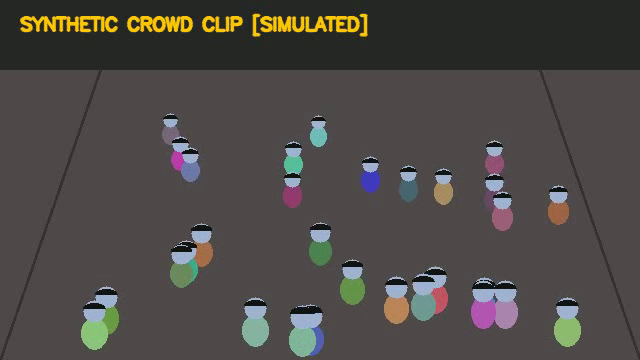
#> input picture frame 4 of crowdwatch/data/sample_crowd.mp4, 640 x 360 px, given in place of _queue_evening_shot_tear_temple_Free_Video_Stock_Footage.mp4, which was not available
$ python analyze_blobs.py
#> lines starting #> are read from the running program, lines starting #| are printed output that depends on the picture; after the words box and inside, x2 and y2 are one past the last pixel; in counts of white or black regions, pixels touching at a corner belong together; pictures that were not available may be replaced by others from this repository, and a replacement may not be noted
import cv2
import numpy as np

video_path = "data/uploads/4k_video_Crowd_waiting_to_get_into_queue_evening_shot_tear_temple_Free_Video_Stock_Footage.mp4"
cap = cv2.VideoCapture(video_path)
ret, frame = cap.read()
#> frame is the input picture: shape (360, 640, 3); mean B, G, R 69.9, 73.4, 76.7
cap.release()

h, w = frame.shape[:2]
#> h = 360; w = 640
gray = cv2.cvtColor(frame, cv2.COLOR_BGR2GRAY)
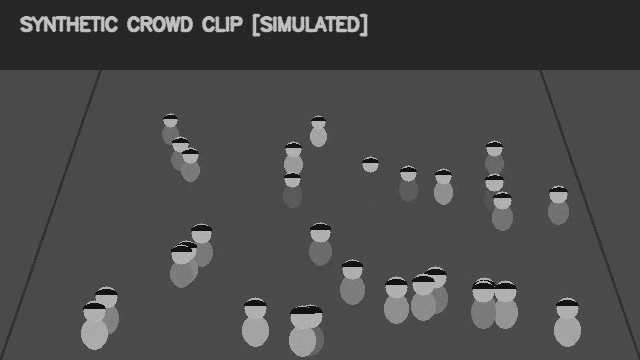
#> gray: shape (360, 640); min 8, max 205, mean 73.7

# Current logic in clip_ebc.py
k_size = max(11, int(min(h, w) * 0.045) | 1)
#> k_size = 17
kernel = cv2.getStructuringElement(cv2.MORPH_ELLIPSE, (k_size, k_size))

bh = cv2.morphologyEx(gray, cv2.MORPH_BLACKHAT, kernel).astype(np.float32)
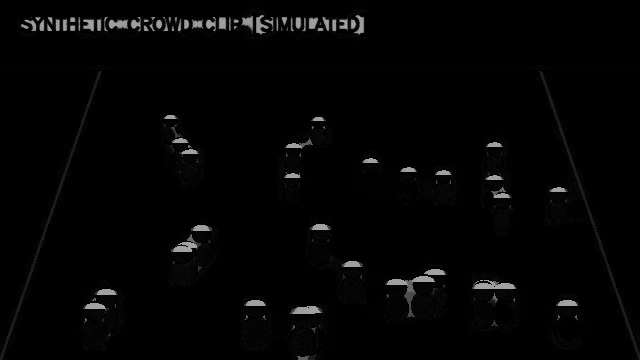
#> bh: shape (360, 640) float32; min 0, max 172, mean 4
th = cv2.morphologyEx(gray, cv2.MORPH_TOPHAT, kernel).astype(np.float32)
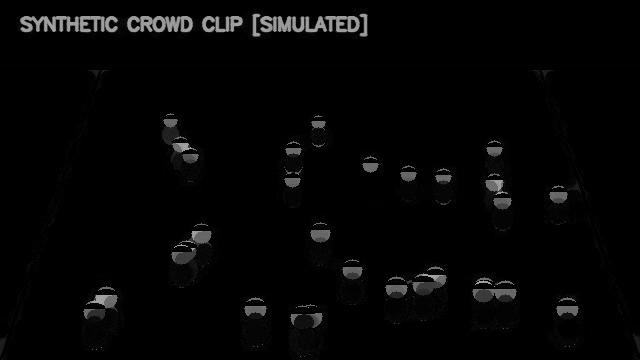
#> th: shape (360, 640) float32; min 0, max 169, mean 5.1
saliency = cv2.GaussianBlur(cv2.add(bh, th), (11, 11), 2.0)
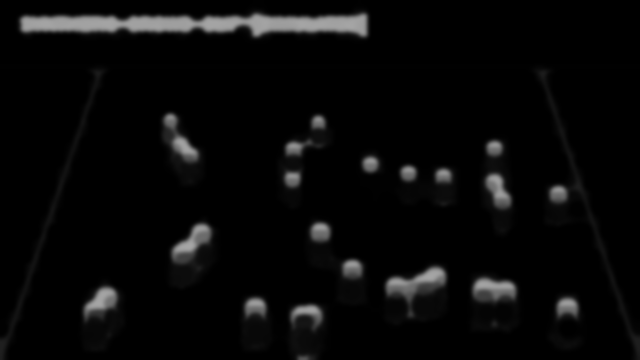
#> saliency: shape (360, 640) float32; min 0, max 166.7, mean 9.1

p_med = float(np.median(saliency))
#> p_med = 0
p_std = float(np.std(saliency))
#> p_std = 28.98
thresh = p_med + 0.35 * p_std
#> thresh = 10.14
ped_signal = np.maximum(saliency - thresh, 0.0)

_, bin_mask = cv2.threshold(ped_signal, 0.40 * p_std, 255, cv2.THRESH_BINARY)
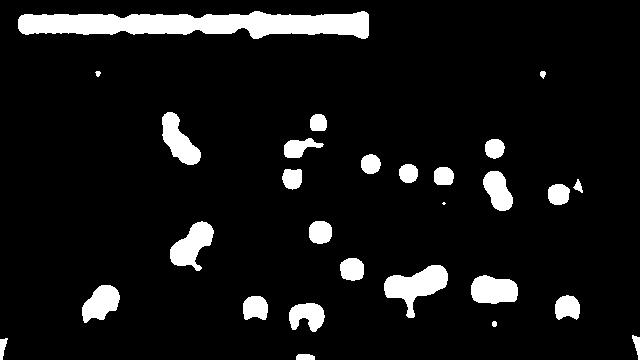
#> bin_mask: shape (360, 640) float32; 8.4% white; 28 white regions (1 under 20 px), largest, box (x1, y1, x2, y2) and area: (18, 11, 369, 39) 6818, (384, 265, 448, 318) 1614, (170, 221, 214, 271) 1186
num_labels, labels, stats, centroids = cv2.connectedComponentsWithStats(bin_mask.astype(np.uint8))
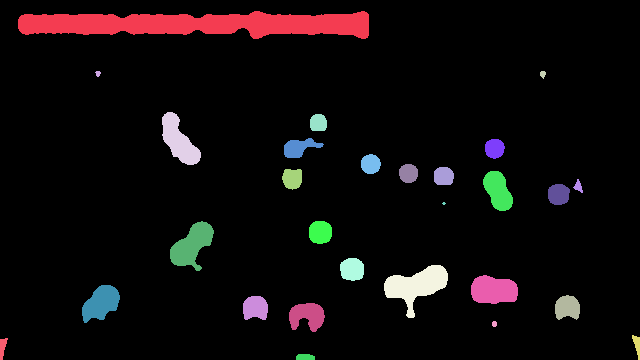
#> labels: shape (360, 640) int32; 29 distinct labels, from 0 to 28; one colour per label, 0 black
#> num_labels = 29; stats = 29 rows, first 6: [0, 0, 640, 360, 211048], [18, 11, 351, 28, 6818], [95, 71, 6, 6, 25], [540, 71, 6, 8, 34], [162, 112, 39, 53, 1091], [310, 114, 17, 17, 255]; centroids = 29 pairs, first value 2.34 to 636.6, second value 23.75 to 356.7

print(f"k_size: {k_size}, p_med: {p_med:.2f}, p_std: {p_std:.2f}, num connected components: {num_labels - 1}")
#| k_size: 17, p_med: 0.00, p_std: 28.98, num connected components: 28

areas = [stats[i, cv2.CC_STAT_AREA] for i in range(1, num_labels)]
#> areas = 28 values, max 6818 at index 0, min 8 at index 14, mean 691.1
print(f"Areas: min={min(areas)}, median={np.median(areas):.1f}, max={max(areas)}, sum={sum(areas)}")
#| Areas: min=8, median=364.5, max=6818, sum=19352
print(f"Total frame pixels: {w*h}")
#| Total frame pixels: 230400
print(f"Foreground blob coverage: {sum(areas)/(w*h)*100:.1f}%")
#| Foreground blob coverage: 8.4%

# Now let's see how many people the formula calculated:
total_count = 0.0
for i in range(1, num_labels):
    cx, cy = centroids[i]
    area = stats[i, cv2.CC_STAT_AREA]
    norm_y = cy / float(h)
    expected_person_area = 480.0 + 1050.0 * (norm_y ** 1.3)
    if area >= max(60.0, expected_person_area * 0.15):
        ppl = max(0.5, area / expected_person_area)
        total_count += ppl
#> this loop made 28 passes
#> (cx, cy, area, norm_y, expected_person_area, ppl, total_count) on passes 1, 4, 5, 6, 7, 8, 9, 10, 11, 12, 14, 16: (197.4, 23.75, 6818, 0.066, 510.6, 13.35, 13.35), (178.5, 140.3, 1091, 0.39, 788.4, 1.38, 14.74), (317.9, 122.4, 255, 0.34, 738.4, 0.5, 15.24), (298.8, 147.1, 453, 0.409, 808.1, 0.561, 15.8), (494.2, 148.1, 317, 0.411, 810.9, 0.5, 16.3), (370.3, 163.7, 316, 0.455, 856.8, 0.5, 16.8), (408.1, 172.9, 297, 0.48, 884.8, 0.5, 17.3), (443.3, 175.8, 317, 0.488, 893.5, 0.5, 17.8), (292, 178.2, 345, 0.495, 900.9, 0.5, 18.3), (497.6, 190.4, 801, 0.529, 938.6, 0.853, 19.15), (558.2, 194, 384, 0.539, 949.9, 0.5, 19.65), (191.6, 244.9, 1186, 0.68, 1116.4, 1.06, 20.71)
#> (cx, cy, area, norm_y, expected_person_area) on passes 2, 3, 13, 25, 26, 27: (97.6, 73.16, 25, 0.203, 612.3), (542.4, 73.79, 34, 0.205, 613.8), (578, 186, 70, 0.517, 925.1), (494, 323.5, 26, 0.899, 1393.8), (636.6, 344.5, 110, 0.957, 1471.7), (2.34, 346.9, 108, 0.964, 1480.7)
#> after the loop, total_count = 26.1

print(f"Calculated headcount: {total_count:.1f}")
#| Calculated headcount: 26.1

$ run again, starting later in the video
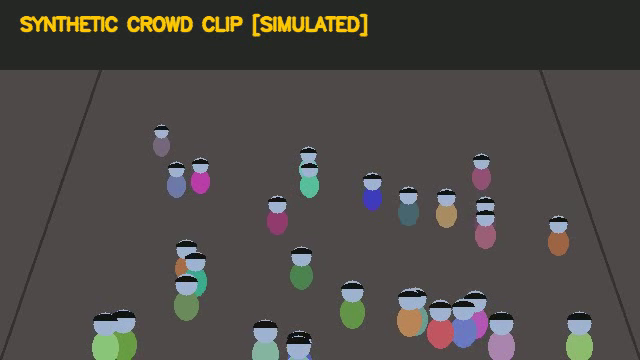
#> input picture frame 18 of crowdwatch/data/sample_crowd.mp4, 640 x 360 px, given in place of _queue_evening_shot_tear_temple_Free_Video_Stock_Footage.mp4, which was not available
#> frame is the input picture: shape (360, 640, 3); mean B, G, R 69.9, 73.2, 76.8
#> p_med = 0
#> p_std = 29.26
#> thresh = 10.24
#> `_, bin_mask = cv2.threshold(ped_signal, 0.40 * p_std, 255, cv2.THRESH_..`:
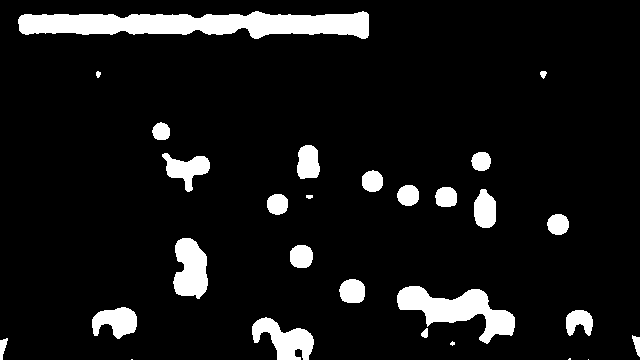
#> bin_mask: shape (360, 640) float32; 8.8% white; 28 white regions (4 under 20 px), largest, box (x1, y1, x2, y2) and area: (18, 11, 369, 39) 6794, (397, 286, 515, 344) 3005, (173, 238, 208, 299) 1595
#> `num_labels, labels, stats, centroids = cv2.connectedComponentsWithStat..`:
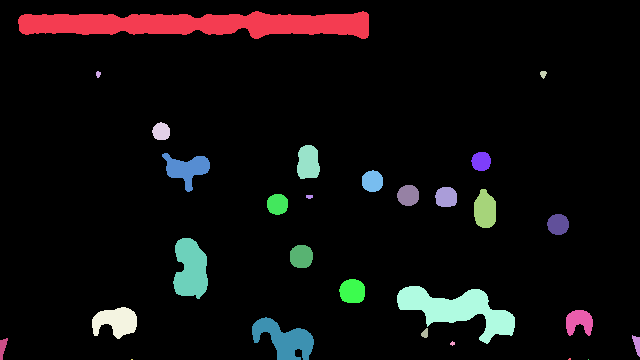
#> labels: shape (360, 640) int32; 29 distinct labels, from 0 to 28; one colour per label, 0 black
#> num_labels = 29; stats = 29 rows, first 6: [0, 0, 640, 360, 210109], [18, 11, 351, 28, 6794], [96, 71, 5, 7, 26], [540, 71, 7, 8, 38], [152, 122, 18, 18, 255], [297, 145, 23, 34, 645]; centroids = 29 pairs, first value 2.46 to 636.5, second value 23.78 to 359
#| k_size: 17, p_med: 0.00, p_std: 29.26, num connected components: 28
#> areas = 28 values, max 6794 at index 0, min 1 at index 27, mean 724.7
#| Areas: min=1, median=371.5, max=6794, sum=20291
#| Total frame pixels: 230400
#| Foreground blob coverage: 8.8%
#> the loop `for i in range(1, num_labels):` made 28 passes
#> (cx, cy, area, norm_y, expected_person_area, ppl, total_count) on passes 1, 4, 5, 6, 7, 8, 9, 10: (197.3, 23.78, 6794, 0.0661, 510.7, 13.3, 13.3), (160.8, 131.1, 255, 0.364, 762.4, 0.5, 13.8), (307.8, 162.2, 645, 0.451, 852.4, 0.757, 14.56), (186.3, 168.5, 896, 0.468, 871.2, 1.03, 15.59), (480.8, 161, 305, 0.447, 848.7, 0.5, 16.09), (372, 180.8, 374, 0.502, 909, 0.5, 16.59), (407.8, 195, 374, 0.542, 953.2, 0.5, 17.09), (445.8, 196.7, 374, 0.547, 958.7, 0.5, 17.59)
#> after the loop `for i in range(1, num_labels):`: total_count = 26.04
#| Calculated headcount: 26.0

$ run again, starting later in the video
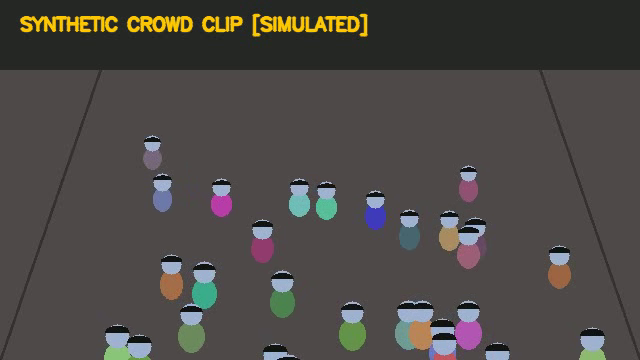
#> input picture frame 32 of crowdwatch/data/sample_crowd.mp4, 640 x 360 px, given in place of _queue_evening_shot_tear_temple_Free_Video_Stock_Footage.mp4, which was not available
#> frame is the input picture: shape (360, 640, 3); mean B, G, R 69.6, 72.7, 76.3
#> p_med = 0
#> p_std = 29.6
#> thresh = 10.36
#> `_, bin_mask = cv2.threshold(ped_signal, 0.40 * p_std, 255, cv2.THRESH_..`:
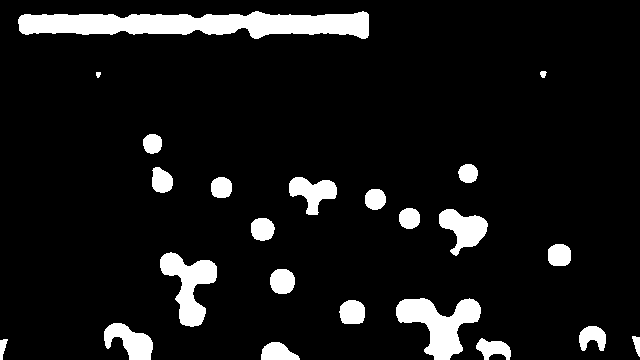
#> bin_mask: shape (360, 640) float32; 8.9% white; 23 white regions, largest, box (x1, y1, x2, y2) and area: (18, 11, 369, 39) 6777, (396, 298, 481, 360) 2671, (160, 252, 217, 327) 2049
#> `num_labels, labels, stats, centroids = cv2.connectedComponentsWithStat..`:
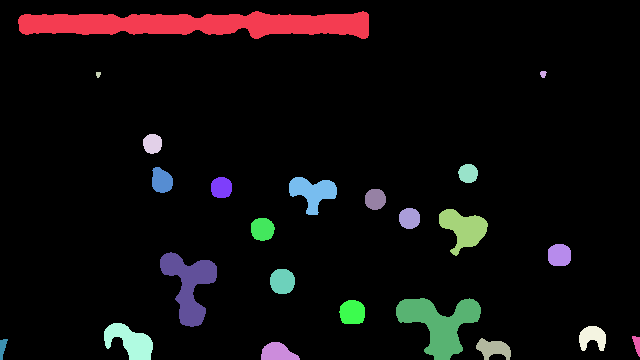
#> labels: shape (360, 640) int32; 24 distinct labels, from 0 to 23; one colour per label, 0 black
#> num_labels = 24; stats = 24 rows, first 6: [0, 0, 640, 360, 209791], [18, 11, 351, 28, 6777], [540, 71, 7, 7, 36], [96, 72, 5, 6, 24], [143, 134, 19, 20, 309], [458, 164, 20, 19, 302]; centroids = 24 rows, first 8: [322.3, 178.3], [197.3, 23.78], [542.8, 73.64], [97.88, 74.04], [152.1, 143.3], [467.7, 173], [161.3, 180.2], [221, 187.2]
#| k_size: 17, p_med: 0.00, p_std: 29.60, num connected components: 23
#> areas = [6777, 36, 24, 309, 302, 427, 374, 1008, 362, 364, 1247, 446, 445, 2049, 519, 2671, 529, 1072, 468, 102, 103, 478, 497]
#| Areas: min=24, median=446.0, max=6777, sum=20609
#| Total frame pixels: 230400
#| Foreground blob coverage: 8.9%
#> the loop `for i in range(1, num_labels):` made 23 passes
#> (cx, cy, area, norm_y, expected_person_area, ppl, total_count) on passes 1, 4, 5, 6, 7, 8, 9, 10: (197.3, 23.78, 6777, 0.0661, 510.7, 13.27, 13.27), (152.1, 143.3, 309, 0.398, 797, 0.5, 13.77), (467.7, 173, 302, 0.481, 885, 0.5, 14.27), (161.3, 180.2, 427, 0.501, 907.1, 0.5, 14.77), (221, 187.2, 374, 0.52, 928.8, 0.5, 15.27), (312.4, 191.9, 1008, 0.533, 943.3, 1.07, 16.34), (374.8, 198.8, 362, 0.552, 965.3, 0.5, 16.84), (409.1, 217.9, 364, 0.605, 1026.8, 0.5, 17.34)
#> after the loop `for i in range(1, num_labels):`: total_count = 26.3
#| Calculated headcount: 26.3
